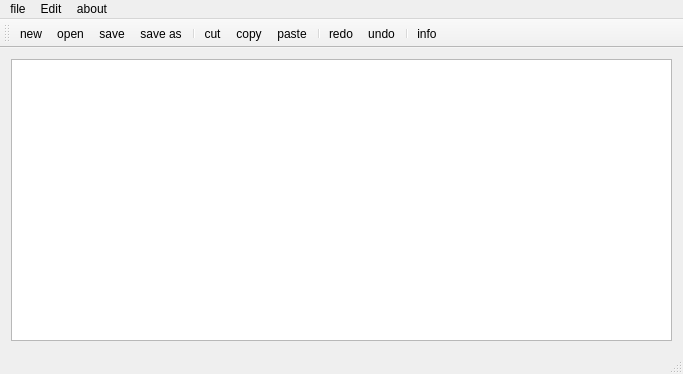
<?xml version="1.0" encoding="UTF-8"?>
<ui version="4.0">
 <class>MainWindow</class>
 <widget class="QMainWindow" name="MainWindow">
  <property name="geometry">
   <rect>
    <x>0</x>
    <y>0</y>
    <width>683</width>
    <height>374</height>
   </rect>
  </property>
  <property name="windowTitle">
   <string>MainWindow</string>
  </property>
  <widget class="QWidget" name="centralWidget">
   <layout class="QHBoxLayout" name="horizontalLayout">
    <item>
     <widget class="QPlainTextEdit" name="text"/>
    </item>
   </layout>
  </widget>
  <widget class="QMenuBar" name="menuBar">
   <property name="geometry">
    <rect>
     <x>0</x>
     <y>0</y>
     <width>683</width>
     <height>20</height>
    </rect>
   </property>
   <widget class="QMenu" name="menuFile">
    <property name="title">
     <string>file</string>
    </property>
    <addaction name="actionNew"/>
    <addaction name="actionOpen"/>
    <addaction name="actionSave"/>
    <addaction name="actionSave_as"/>
   </widget>
   <widget class="QMenu" name="menuEdit">
    <property name="title">
     <string>Edit</string>
    </property>
    <addaction name="actionCut"/>
    <addaction name="actionCopy"/>
    <addaction name="actionPaste"/>
    <addaction name="separator"/>
    <addaction name="actionRedo"/>
    <addaction name="actionUndo"/>
   </widget>
   <widget class="QMenu" name="menuAbout">
    <property name="title">
     <string>about</string>
    </property>
    <addaction name="actionInfo"/>
   </widget>
   <addaction name="menuFile"/>
   <addaction name="menuEdit"/>
   <addaction name="menuAbout"/>
  </widget>
  <widget class="QToolBar" name="mainToolBar">
   <attribute name="toolBarArea">
    <enum>TopToolBarArea</enum>
   </attribute>
   <attribute name="toolBarBreak">
    <bool>false</bool>
   </attribute>
   <addaction name="actionNew"/>
   <addaction name="actionOpen"/>
   <addaction name="actionSave"/>
   <addaction name="actionSave_as"/>
   <addaction name="separator"/>
   <addaction name="actionCut"/>
   <addaction name="actionCopy"/>
   <addaction name="actionPaste"/>
   <addaction name="separator"/>
   <addaction name="actionRedo"/>
   <addaction name="actionUndo"/>
   <addaction name="separator"/>
   <addaction name="actionInfo"/>
  </widget>
  <widget class="QStatusBar" name="statusBar"/>
  <action name="actionNew">
   <property name="icon">
    <iconset>
     <normaloff>../../Downloads/Files-New-File-icon.png</normaloff>../../Downloads/Files-New-File-icon.png</iconset>
   </property>
   <property name="text">
    <string>new</string>
   </property>
  </action>
  <action name="actionOpen">
   <property name="icon">
    <iconset>
     <normaloff>../../Downloads/Open.ico</normaloff>../../Downloads/Open.ico</iconset>
   </property>
   <property name="text">
    <string>open</string>
   </property>
   <property name="shortcut">
    <string>Ctrl+O</string>
   </property>
  </action>
  <action name="actionSave">
   <property name="icon">
    <iconset>
     <normaloff>../../Downloads/Custom-Icon-Design-Pretty-Office-7-Save.ico</normaloff>../../Downloads/Custom-Icon-Design-Pretty-Office-7-Save.ico</iconset>
   </property>
   <property name="text">
    <string>save</string>
   </property>
  </action>
  <action name="actionSave_as">
   <property name="icon">
    <iconset>
     <normaloff>../../Downloads/Custom-Icon-Design-Pretty-Office-7-Save-as.ico</normaloff>../../Downloads/Custom-Icon-Design-Pretty-Office-7-Save-as.ico</iconset>
   </property>
   <property name="text">
    <string>save as</string>
   </property>
  </action>
  <action name="actionCut">
   <property name="icon">
    <iconset>
     <normaloff>../../Downloads/Cut-icon.png</normaloff>../../Downloads/Cut-icon.png</iconset>
   </property>
   <property name="text">
    <string>cut</string>
   </property>
  </action>
  <action name="actionCopy">
   <property name="icon">
    <iconset>
     <normaloff>../../Downloads/copy.png</normaloff>../../Downloads/copy.png</iconset>
   </property>
   <property name="text">
    <string>copy</string>
   </property>
  </action>
  <action name="actionPaste">
   <property name="icon">
    <iconset>
     <normaloff>../../Downloads/paste.png</normaloff>../../Downloads/paste.png</iconset>
   </property>
   <property name="text">
    <string>paste</string>
   </property>
  </action>
  <action name="actionRedo">
   <property name="icon">
    <iconset>
     <normaloff>../../Downloads/redo_97251.jpg</normaloff>../../Downloads/redo_97251.jpg</iconset>
   </property>
   <property name="text">
    <string>redo</string>
   </property>
  </action>
  <action name="actionInfo">
   <property name="icon">
    <iconset>
     <normaloff>../../Downloads/info-icon-23.png</normaloff>../../Downloads/info-icon-23.png</iconset>
   </property>
   <property name="text">
    <string>info</string>
   </property>
  </action>
  <action name="actionUndo">
   <property name="icon">
    <iconset>
     <normaloff>../../Downloads/undo_97264.jpg</normaloff>../../Downloads/undo_97264.jpg</iconset>
   </property>
   <property name="text">
    <string>undo</string>
   </property>
  </action>
 </widget>
 <layoutdefault spacing="6" margin="11"/>
 <resources/>
 <connections/>
</ui>
